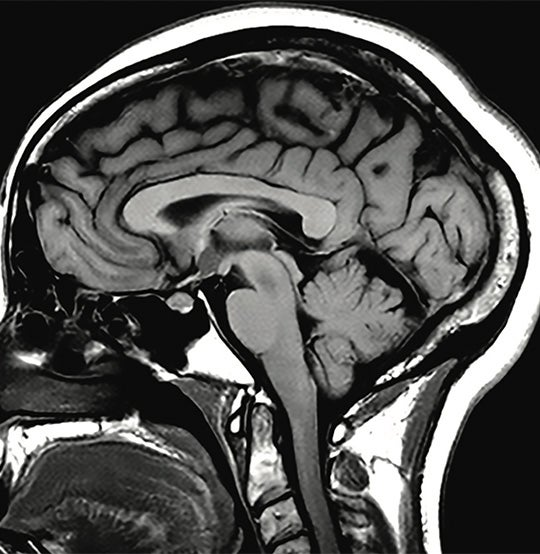
#> input picture input_images/brain_mri_ai_enhanced_input.jpg, 540 x 554 px; its folder holds only this picture in this run
$ python main.py --input ../input_images/brain_mri_ai_enhanced_input.jpg   (older library calls are emulated)
#> lines starting #> are read from the running program, lines starting #| are printed output that depends on the picture; after the words box and inside, x2 and y2 are one past the last pixel; in counts of white or black regions, pixels touching at a corner belong together
### src/analysis.py
"""Non-diagnostic image measurements and result visualizations."""

from __future__ import annotations

import os
from pathlib import Path
from typing import Mapping

import cv2

os.environ["MPLCONFIGDIR"] = str(Path(__file__).resolve().parents[1] / ".mplconfig")

import matplotlib

matplotlib.use("Agg")
import matplotlib.pyplot as plt
import numpy as np
from skimage.measure import shannon_entropy


def normalize_to_uint8(image: np.ndarray) -> np.ndarray:
    """Return a single-channel image scaled to the 0-255 range."""
    if image.ndim == 3:
        image = cv2.cvtColor(image, cv2.COLOR_BGR2GRAY)
    return cv2.normalize(image, None, 0, 255, cv2.NORM_MINMAX).astype(np.uint8)


def calculate_metrics(image: np.ndarray) -> dict[str, float]:
    """Calculate visual-quality descriptors; they are not clinical measures."""
    image = normalize_to_uint8(image)
    p5, p95 = np.percentile(image, [5, 95])
    return {
        "Mean intensity": float(np.mean(image)),
        "Global contrast (standard deviation)": float(np.std(image)),
        "Robust dynamic range (P95-P5)": float(p95 - p5),
        "Entropy": float(shannon_entropy(image)),
        "Edge strength (Laplacian variance)": float(cv2.Laplacian(image, cv2.CV_64F).var()),
        "Zero-value pixels (%)": float(100 * np.count_nonzero(image == 0) / image.size),
    }


def save_histogram_comparison(original: np.ndarray, enhanced: np.ndarray, output_path: Path) -> None:
    """Save original versus final intensity distributions."""
    plt.figure(figsize=(10, 5))
    plt.hist(normalize_to_uint8(original).ravel(), bins=256, range=(0, 256), alpha=0.55, label="Original")
    plt.hist(normalize_to_uint8(enhanced).ravel(), bins=256, range=(0, 256), alpha=0.55, label="Final enhanced")
    plt.title("Brain MRI Intensity Histogram Comparison")
    plt.xlabel("Pixel intensity")
    plt.ylabel("Pixel count")
    plt.legend()
    plt.tight_layout()
    plt.savefig(output_path, dpi=180)
    plt.close()


def save_metric_chart(original: Mapping[str, float], enhanced: Mapping[str, float], output_path: Path) -> None:
    """Save a separate before/after bar chart for each metric."""
    figure, axes = plt.subplots(2, 3, figsize=(14, 8))
    for axis, name in zip(axes.flat, original):
        values = [original[name], enhanced[name]]
        bars = axis.bar(["Original", "Enhanced"], values, color=["#607d8b", "#1565c0"])
        axis.set_title(name, fontsize=10)
        axis.grid(axis="y", alpha=0.25)
        for bar, value in zip(bars, values):
            axis.text(bar.get_x() + bar.get_width() / 2, bar.get_height(), f"{value:.2f}", ha="center", va="bottom", fontsize=8)
    figure.suptitle("Visual-Quality Metric Comparison (Non-diagnostic)", fontsize=14)
    figure.tight_layout()
    figure.savefig(output_path, dpi=180)
    plt.close(figure)


def metrics_to_csv(original: Mapping[str, float], enhanced: Mapping[str, float]) -> str:
    """Create a report-ready before/after metric table as CSV text."""
    notes = {
        "Mean intensity": "Brightness distribution",
        "Global contrast (standard deviation)": "Higher can indicate greater overall tonal separation",
        "Robust dynamic range (P95-P5)": "Higher indicates a wider useful intensity span",
        "Entropy": "Describes intensity-distribution complexity",
        "Edge strength (Laplacian variance)": "Higher can indicate stronger visible edges",
        "Zero-value pixels (%)": "Background suppression; not a standalone quality score",
    }
    lines = ["Metric,Original,Enhanced,Change,Interpretation"]
    for name, before in original.items():
        after = enhanced[name]
        lines.append(f'"{name}",{before:.4f},{after:.4f},{after - before:.4f},"{notes[name]}"')
    return "\n".join(lines) + "\n"


def save_metrics_csv(original: Mapping[str, float], enhanced: Mapping[str, float], output_path: Path) -> None:
    """Save a report-ready before/after metric table."""
    output_path.write_text(metrics_to_csv(original, enhanced), encoding="utf-8")

### src/enhancement.py
"""Classical contrast enhancement for 2D brain MRI images."""

from __future__ import annotations

from dataclasses import dataclass

import cv2
import numpy as np

from analysis import normalize_to_uint8


@dataclass(frozen=True)
class EnhancementParameters:
    """Settings used by the enhancement pipeline."""

    black_threshold: int
    clahe_clip_limit: float
    sharpen_amount: float


def choose_parameters(metrics: dict[str, float], black_threshold: int) -> EnhancementParameters:
    """Use image contrast to select a conservative CLAHE strength."""
    dynamic_range = metrics["Robust dynamic range (P95-P5)"]
    clip_limit = 3.2 if dynamic_range < 120 else 2.2
    return EnhancementParameters(black_threshold=black_threshold, clahe_clip_limit=clip_limit, sharpen_amount=0.85)


def suppress_near_black(image: np.ndarray, threshold: int) -> tuple[np.ndarray, np.ndarray]:
    """Set near-black background pixels to exactly zero and return their mask."""
    image = normalize_to_uint8(image)
    background_mask = image <= threshold
    suppressed = image.copy()
    suppressed[background_mask] = 0
    return suppressed, background_mask


def apply_clahe(image: np.ndarray, clip_limit: float) -> np.ndarray:
    """Improve local tissue contrast with contrast-limited equalization."""
    clahe = cv2.createCLAHE(clipLimit=clip_limit, tileGridSize=(8, 8))
    return clahe.apply(normalize_to_uint8(image))


def unsharp_mask(image: np.ndarray, amount: float, radius: float = 1.0) -> np.ndarray:
    """Apply controlled sharpening without any denoising stage."""
    image = normalize_to_uint8(image)
    blurred = cv2.GaussianBlur(image, (0, 0), radius)
    return cv2.addWeighted(image, 1.0 + amount, blurred, -amount, 0)


def enhance(image: np.ndarray, metrics: dict[str, float], black_threshold: int) -> tuple[dict[str, np.ndarray], EnhancementParameters, int]:
    """Run black-level suppression, CLAHE, and sharpening."""
    params = choose_parameters(metrics, black_threshold)
    original = normalize_to_uint8(image)
    black_suppressed, background_mask = suppress_near_black(original, params.black_threshold)
    clahe = apply_clahe(black_suppressed, params.clahe_clip_limit)
    clahe[background_mask] = 0
    sharpened = unsharp_mask(clahe, params.sharpen_amount)
    sharpened[background_mask] = 0
    return {"original": original, "black_suppressed": black_suppressed, "clahe": clahe, "sharpened": sharpened, "final": sharpened}, params, int(np.count_nonzero(background_mask))

### src/main.py
"""Command-line entry point for brain MRI contrast enhancement."""

from __future__ import annotations

import argparse
import os
import sys
from pathlib import Path

import cv2

os.environ["MPLCONFIGDIR"] = str(Path(__file__).resolve().parents[1] / ".mplconfig")

import matplotlib

matplotlib.use("Agg")
import matplotlib.pyplot as plt
import numpy as np

from analysis import calculate_metrics, save_histogram_comparison, save_metric_chart, save_metrics_csv
from enhancement import enhance

PROJECT_ROOT = Path(__file__).resolve().parents[1]
INPUT_DIRECTORY = PROJECT_ROOT / "input_images"
OUTPUT_DIRECTORY = PROJECT_ROOT / "output_images"
SUPPORTED_EXTENSIONS = {".png", ".jpg", ".jpeg", ".bmp", ".tif", ".tiff"}


# [10 lines left out: function find_input_image, not called in this run]


def save_image(path: Path, image: np.ndarray) -> None:
    if not cv2.imwrite(str(path), image):
        raise RuntimeError(f"Could not save image: {path}")


def create_comparison_panel(stages: dict[str, np.ndarray], output_path: Path) -> None:
    """Save the five-stage visual comparison used in the project demo."""
    panels = [
        ("Original brain MRI", stages["original"]),
        ("Near-black pixels set to zero", stages["black_suppressed"]),
        ("CLAHE local contrast", stages["clahe"]),
        ("Controlled sharpening", stages["sharpened"]),
        ("Final enhanced MRI", stages["final"]),
    ]
    figure, axes = plt.subplots(1, len(panels), figsize=(20, 5))
    for axis, (title, image) in zip(axes, panels):
        axis.imshow(image, cmap="gray", vmin=0, vmax=255)
        axis.set_title(title, fontsize=10)
        axis.axis("off")
    figure.suptitle("Brain MRI Enhancement: Background Suppression, CLAHE, and Sharpening", fontsize=15)
    figure.tight_layout()
    figure.savefig(output_path, dpi=180, bbox_inches="tight")
    plt.close(figure)


def parse_args() -> argparse.Namespace:
    parser = argparse.ArgumentParser(description="Enhance a 2D brain MRI using classical image processing.")
    parser.add_argument("--input", type=Path, help="Path to an MRI image. Defaults to input_images/brain_mri_t1.png.")
    parser.add_argument("--black-threshold", type=int, default=12, choices=range(0, 51), metavar="0-50", help="Set pixels at or below this intensity to zero (default: 12).")
    return parser.parse_args()


def main() -> None:
    args = parse_args()
    input_path = args.input.resolve() if args.input else find_input_image()
    if not input_path.is_file():
        raise FileNotFoundError(f"Input image was not found: {input_path}")

    OUTPUT_DIRECTORY.mkdir(exist_ok=True)
    image = cv2.imread(str(input_path), cv2.IMREAD_GRAYSCALE)
    if image is None:
        raise ValueError(f"OpenCV could not read {input_path}. Use PNG, JPG, BMP, or TIFF.")

    original_metrics = calculate_metrics(image)
#> in calculate_metrics, `p5, p95 = np.percentile(image, [5, 95])`: p5 = 9; p95 = 255
#> original_metrics = {'Mean intensity': 80.69, 'Global contrast (standard deviation)': 77.22, 'Robust dynamic range (P95-P5)': 246, 'Entropy': 6.7, 'Edge strength (Laplacian variance)': 850.1, 'Zero-value pixels (%)': 0.738}
    stages, params, suppressed_pixel_count = enhance(image, original_metrics, args.black_threshold)
#> in choose_parameters, `dynamic_range = metrics["Robust dynamic range (P95-P5)"]`: dynamic_range = 246
#> in choose_parameters, `clip_limit = 3.2 if dynamic_range < 120 else 2.2`: clip_limit = 2.2
#> in suppress_near_black, `background_mask = image <= threshold`:
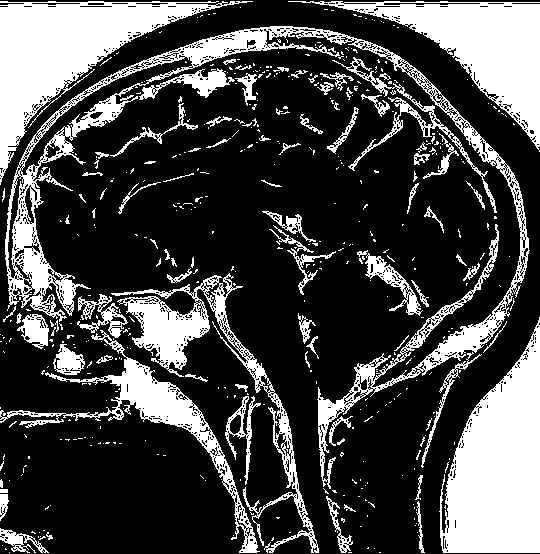
#> background_mask: shape (554, 540) bool; 27.7% white; 480 white regions (393 under 20 px), largest, box (x1, y1, x2, y2) and area: (5, 26, 530, 489) 16322, (439, 317, 540, 553) 15125, (0, 1, 253, 185) 13454
#> in apply_clahe, `return clahe.apply(normalize_to_uint8(image))`:
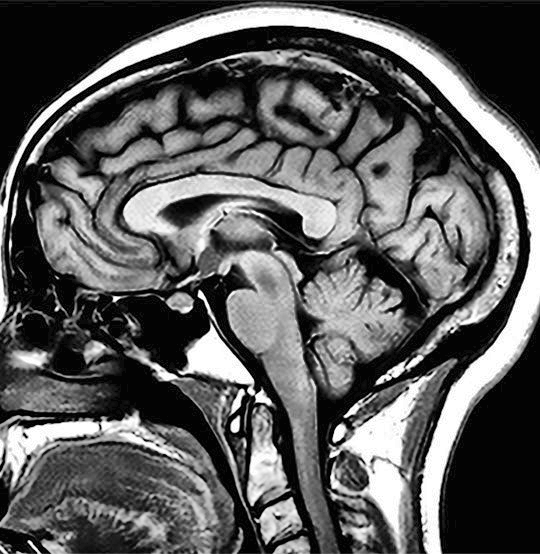
#> returned value: shape (554, 540); min 2, max 255, mean 92.2
#> in unsharp_mask, `blurred = cv2.GaussianBlur(image, (0, 0), radius)`:
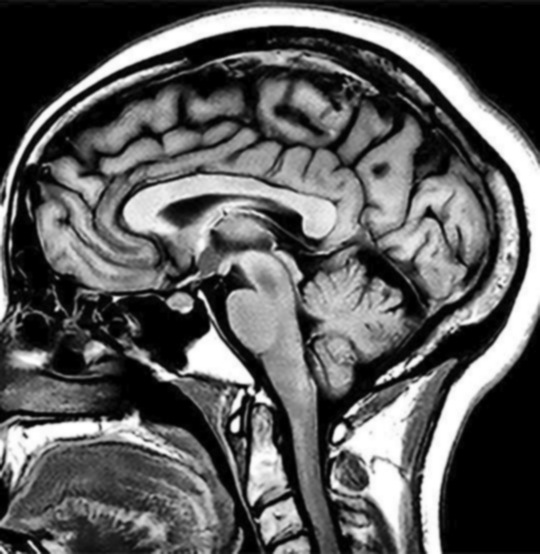
#> blurred: shape (554, 540); min 0, max 255, mean 91.3
#> stages = 5 items; suppressed_pixel_count = 82865
    enhanced_metrics = calculate_metrics(stages["final"])
#> enhanced_metrics = {'Mean intensity': 92.2, 'Global contrast (standard deviation)': 88.68, 'Robust dynamic range (P95-P5)': 255, 'Entropy': 6.31, 'Edge strength (Laplacian variance)': 2777.1, 'Zero-value pixels (%)': 28.54}

    for filename, result in {
        "brain_mri_original.png": stages["original"],
        "brain_mri_black_background.png": stages["black_suppressed"],
        "brain_mri_clahe_contrast.png": stages["clahe"],
        "brain_mri_sharpened.png": stages["sharpened"],
        "brain_mri_final_enhanced.png": stages["final"],
    }.items():
        save_image(OUTPUT_DIRECTORY / filename, result)
#> this loop made 5 passes

    save_histogram_comparison(stages["original"], stages["final"], OUTPUT_DIRECTORY / "brain_mri_histogram_comparison.png")
#> in save_histogram_comparison, `plt.savefig(output_path, dpi=180)`:
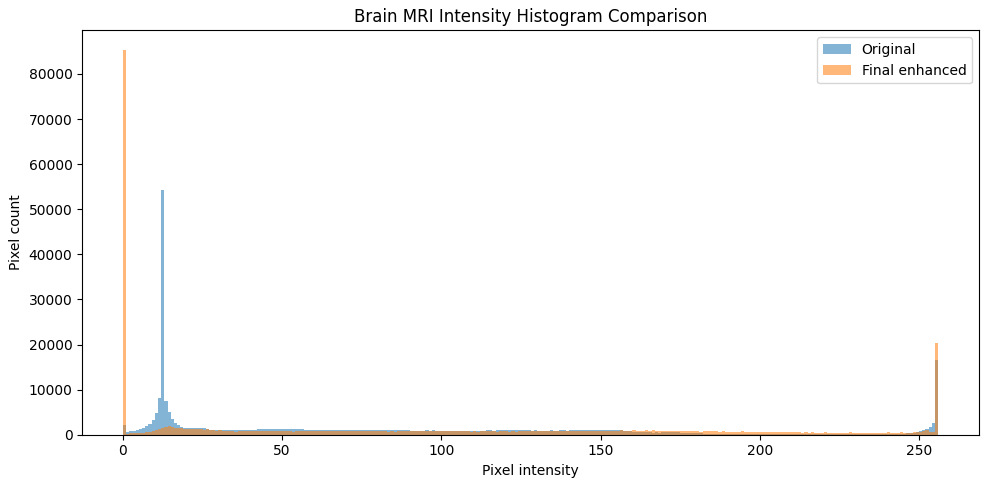
#> figure drawn by matplotlib, 1 panel; tallest bar 54304 high, from x = 12 to 13; tallest bar 85391 high, from x = 0 to 1
    save_metric_chart(original_metrics, enhanced_metrics, OUTPUT_DIRECTORY / "brain_mri_quality_metrics.png")
#> the loop in save_metric_chart, `for axis, name in zip(axes.flat, original):` made 6 passes
#> (name, values) on passes 1 to 6: ('Mean intensity', [80.69, 92.2]), ('Global contrast (standard deviation)', [77.22, 88.68]), ('Robust dynamic range (P95-P5)', [246, 255]), ('Entropy', [6.7, 6.31]), ('Edge strength (Laplacian variance)', [850.1, 2777.1]), ('Zero-value pixels (%)', [0.738, 28.54])
#> in save_metric_chart, `figure.savefig(output_path, dpi=180)`:
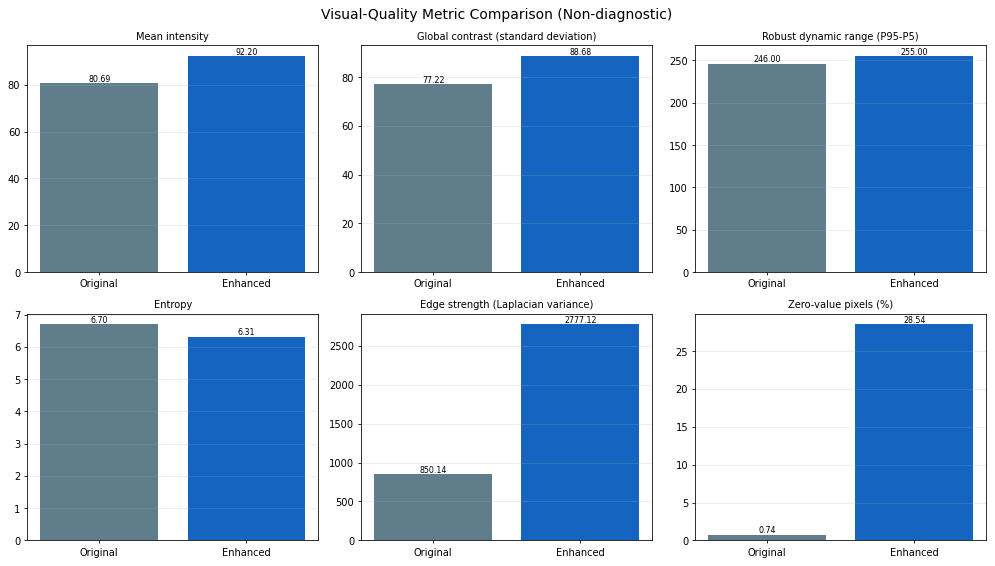
#> figure drawn by matplotlib, 6 panels
    save_metrics_csv(original_metrics, enhanced_metrics, OUTPUT_DIRECTORY / "brain_mri_quality_metrics.csv")
#> the loop in metrics_to_csv, `for name, before in original.items():` made 6 passes
#> after the loop in metrics_to_csv, `for name, before in original.items():`: lines = 7 items
    create_comparison_panel(stages, OUTPUT_DIRECTORY / "brain_mri_processing_comparison.png")
#> the loop in create_comparison_panel, `for axis, (title, image) in zip(axes, panels):` made 5 passes

    print(f"Processed: {input_path.name}")
    print("Pipeline: near-black suppression -> CLAHE -> controlled sharpening")
    print("Settings:")
    print(f"  Black threshold: {params.black_threshold}")
#|   Black threshold: 12
    print(f"  Pixels set to zero: {suppressed_pixel_count} ({100 * suppressed_pixel_count / stages['original'].size:.2f}%)")
#|   Pixels set to zero: 82865 (27.70%)
    print(f"  CLAHE clip limit: {params.clahe_clip_limit:.2f}")
#|   CLAHE clip limit: 2.20
    print(f"  Sharpening amount: {params.sharpen_amount:.2f}")
#|   Sharpening amount: 0.85
    print("\nMetric comparison:")
    for metric, before in original_metrics.items():
        print(f"  {metric}: {before:.2f} -> {enhanced_metrics[metric]:.2f}")
#> this loop made 6 passes
#> (metric, before) on passes 1 to 6: ('Mean intensity', 80.69), ('Global contrast (standard deviation)', 77.22), ('Robust dynamic range (P95-P5)', 246), ('Entropy', 6.7), ('Edge strength (Laplacian variance)', 850.1), ('Zero-value pixels (%)', 0.738)
#> (printed output is left out)
    print(f"\nResults saved in: {OUTPUT_DIRECTORY}")
    print("Educational image enhancement only; this is not a diagnostic tool.")


if __name__ == "__main__":
    try:
        main()
    except (FileNotFoundError, ValueError, RuntimeError) as error:
        print(f"Error: {error}", file=sys.stderr)
        sys.exit(1)
